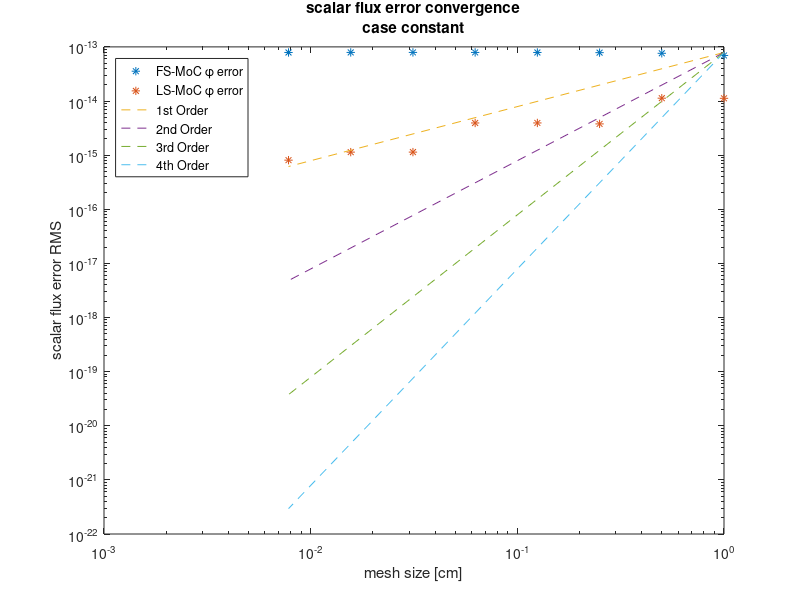
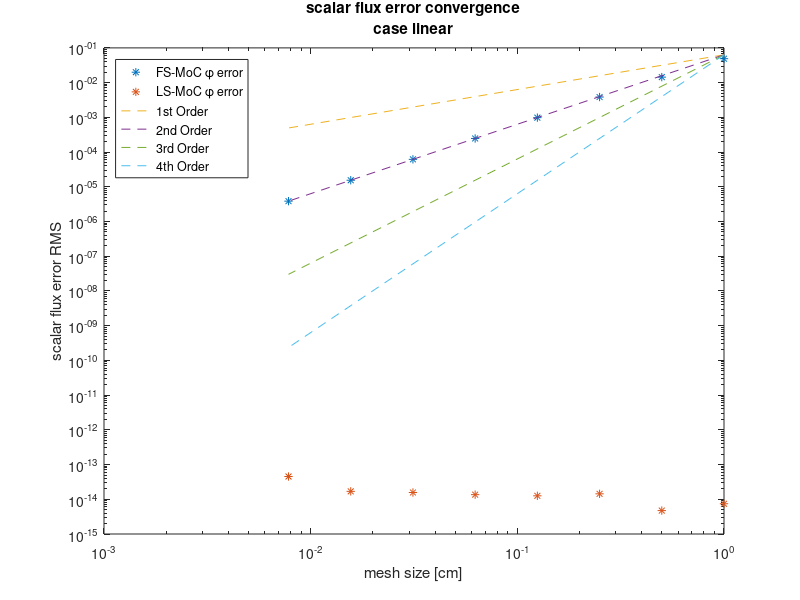
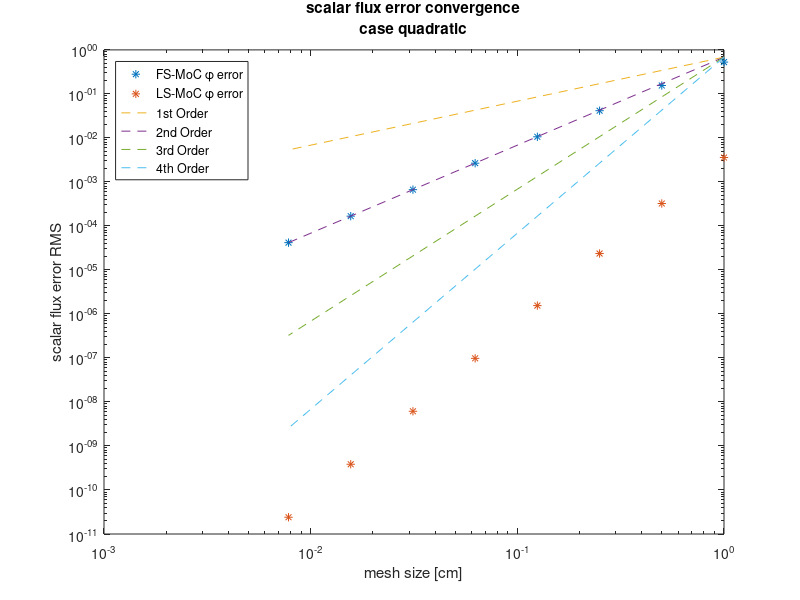
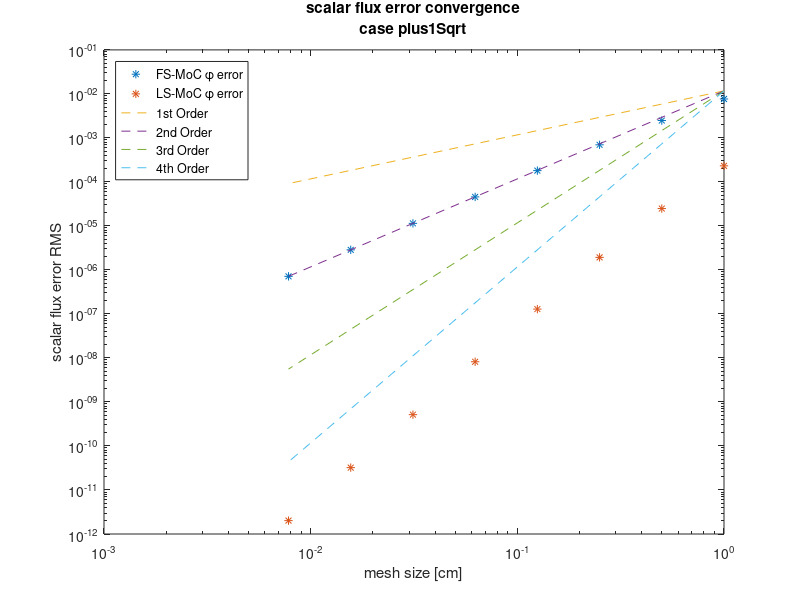

These charts were generated, in order, by the following MATLAB code:
%engin

nGrids=8;

% assumedSoln='constant';
% figureID=11;
% [error_phi0_n_FS_constant, order_phi_nMinus1_FS_constant]=converger_FS(assumedSoln,nGrids,figureID)
% [error_phi0_n_LS_constant, order_phi_nMinus1_LS_constant]=converger_LS(assumedSoln,nGrids,figureID)
% 
% assumedSoln='linear';
% figureID=12;
% [error_phi0_n_FS_linear, order_phi_nMinus1_FS_linear]=converger_FS(assumedSoln,nGrids,figureID)
% [error_phi0_n_LS_linear, order_phi_nMinus1_LS_linear]=converger_LS(assumedSoln,nGrids,figureID)
% 
% assumedSoln='quadratic';
% figureID=13;
% [error_phi0_n_FS_quadratic, order_phi_nMinus1_FS_quadratic]=converger_FS(assumedSoln,nGrids,figureID)
% [error_phi0_n_LS_quadratic, order_phi_nMinus1_LS_quadratic]=converger_LS(assumedSoln,nGrids,figureID)
% 
% assumedSoln='plus1Sqrt';
% figureID=14;
% [error_phi0_n_FS_plus1Sqrt, order_phi_nMinus1_FS_plus1Sqrt]=converger_FS(assumedSoln,nGrids,figureID)
% [error_phi0_n_LS_plus1Sqrt, order_phi_nMinus1_LS_plus1Sqrt]=converger_LS(assumedSoln,nGrids,figureID)

% reference solution
%%
% =================
% assumedSoln: constant
% refinementRatio: 2
% quad set order: 8

error_phi0_n_FS_constant =   1.0e-13 *[...
   0.694513144194782
   0.761687275872297
   0.782914840154826
   0.788965484740937
   0.790013848361801
   0.790634961693368
   0.790438718455841
   0.788621155924496
];

order_phi_nMinus1_FS_constant =[...
  -0.133196796841732
  -0.039656594641704
  -0.011106797273031
  -0.001915755561086
  -0.001133809311344
   0.000358135298305
   0.003321203522507
];

% =================
% assumedSoln: constant
% refinementRatio: 2
% quad set order: 8

error_phi0_n_LS_constant =   1.0e-13 *[...
   0.112228117813608
   0.112827285436508
   0.037772065111694
   0.039343271438244
   0.039291936301230
   0.011378431991337
   0.011370643298715
   0.008077778563184
];

order_phi_nMinus1_LS_constant =[...
  -0.007681825790841
   1.578724434669941
  -0.058797261970952
   0.001883658993058
   1.787931505097544
   0.000987882673690
   0.493283374614361
];
%%
% =================
% assumedSoln: linear
% refinementRatio: 2
% quad set order: 8

error_phi0_n_FS_linear =[...
   0.048861548575326
   0.014391604851914
   0.003842496606856
   0.000980105451355
   0.000246338131562
   0.000061668161856
   0.000015422293693
   0.000003855902141
];

order_phi_nMinus1_FS_linear =[...
   1.763472107459269
   1.905111589342248
   1.971035101020718
   1.992297014744958
   1.998042215418898
   1.999508497337394
   1.999877004407445
];

% =================
% assumedSoln: linear
% refinementRatio: 2
% quad set order: 8

error_phi0_n_LS_linear =   1.0e-13 *[...
   0.074257240236188
   0.047249088475604
   0.143580641605176
   0.125843669651456
   0.135971729298907
   0.156788099613461
   0.169156241165121
   0.452642638142466
];

order_phi_nMinus1_LS_linear =[...
   0.652245201271777
  -1.603502847163576
   0.190228603518118
  -0.111674077199480
  -0.205509338252473
  -0.109540346096509
  -1.420016082758704
];

%%
% =================
% assumedSoln: quadratic
% refinementRatio: 2
% quad set order: 8

error_phi0_n_FS_quadratic =[...
   0.528435410891271
   0.155155848101193
   0.041512603380145
   0.010600167985160
   0.002665104766903
   0.000667238453540
   0.000166870090430
   0.000041721307520
];

order_phi_nMinus1_FS_quadratic =[...
   1.768009070358906
   1.902096760011719
   1.969462282578579
   1.991822975503822
   1.997917907248369
   1.999477043810538
   1.999869114288267
];

% =================
% assumedSoln: quadratic
% refinementRatio: 2
% quad set order: 8

error_phi0_n_LS_quadratic =[...
   0.003582325361758
   0.000323354812612
   0.000023611148136
   0.000001548683201
   0.000000098048979
   0.000000006148216
   0.000000000384590
   0.000000000024048
];

order_phi_nMinus1_LS_quadratic =[...
   3.469706387034262
   3.775577980598491
   3.930354235224089
   3.981395632358030
   3.995262776263439
   3.998775409529993
   3.999325923258120
];

%%
% =================
% assumedSoln: plus1Sqrt
% refinementRatio: 2
% quad set order: 8

error_phi0_n_FS_plus1Sqrt =[...
   0.007661883418932
   0.002481560333717
   0.000696777858899
   0.000180787262340
   0.000045651918675
   0.000011442186213
   0.000002862384315
   0.000000715711168
];

order_phi_nMinus1_FS_plus1Sqrt =[...
   1.626451543246898
   1.832476844935340
   1.946405747076788
   1.985545633219298
   1.996312767118894
   1.999073436593434
   1.999767989571842
];

% =================
% assumedSoln: plus1Sqrt
% refinementRatio: 2
% quad set order: 8

error_phi0_n_LS_plus1Sqrt =   1.0e-03 *[...
   0.231940208089442
   0.024814379617639
   0.001929854481586
   0.000128936200543
   0.000008202699478
   0.000000514984548
   0.000000032222751
   0.000000002014445
];

order_phi_nMinus1_LS_plus1Sqrt =[...
   3.224504649159258
   3.684612414400402
   3.903762785470991
   3.974414792659945
   3.993497723792533
   3.998377548780968
   3.999625595867425
   ];
 
refinementRatio=2;
Tau=10;
for iGrid=1:nGrids
  J=5*refinementRatio^iGrid;
  gridMeshSize_n(iGrid)=Tau/J;
end

nSoln=4;
close all;
for iSoln=1:nSoln
  switch(iSoln)
    case 1 % constant
      soln='constant';
      error_phi0_n_FS=error_phi0_n_FS_constant;
      order_phi_nMinus1_LS=order_phi_nMinus1_FS_constant;
      error_phi0_n_LS=error_phi0_n_LS_constant;
    case 2 % linear
      soln='linear';
      error_phi0_n_FS=error_phi0_n_FS_linear;
      order_phi_nMinus1_LS=order_phi_nMinus1_FS_linear;
      error_phi0_n_LS=error_phi0_n_LS_linear;
    case 3 % quadratic
      soln='quadratic';
      error_phi0_n_FS=error_phi0_n_FS_quadratic;
      order_phi_nMinus1_LS=order_phi_nMinus1_FS_quadratic;
      error_phi0_n_LS=error_phi0_n_LS_quadratic;
    case 4 % plus1Sqrt
      soln='plus1Sqrt';
      error_phi0_n_FS=error_phi0_n_FS_plus1Sqrt;
      order_phi_nMinus1_LS=order_phi_nMinus1_FS_plus1Sqrt;
      error_phi0_n_LS=error_phi0_n_LS_plus1Sqrt;
  end
    
  orderPlotGrid=[gridMeshSize_n(1) gridMeshSize_n(end)];

  scalarFluxErrorRMS_plot_handle=figure(iSoln);
  
  loglog(gridMeshSize_n,error_phi0_n_FS,'*');
  hold on;
  loglog(gridMeshSize_n,error_phi0_n_LS,'*');
  title({'scalar flux error convergence',['case ' soln]});
  xlabel('mesh size [cm]');
  ylabel('scalar flux error RMS');
  
  orderGuess=round(order_phi_nMinus1_LS(end));
  errorStt=error_phi0_n_FS(end)*refinementRatio^(orderGuess*(nGrids-1));
  firstOrder=[errorStt errorStt/refinementRatio^(nGrids-1)];
  secondOrder=[errorStt errorStt/refinementRatio^(2*(nGrids-1))];
  thirdOrder=[errorStt errorStt/refinementRatio^(3*(nGrids-1))];
  fourthOrder=[errorStt errorStt/refinementRatio^(4*(nGrids-1))];
  loglog(orderPlotGrid,firstOrder,'--');
  loglog(orderPlotGrid,secondOrder,'--');
  loglog(orderPlotGrid,thirdOrder,'--');
  loglog(orderPlotGrid,fourthOrder,'--');
  legend('FS-MoC \phi error','LS-MoC \phi error','1st Order','2nd Order',...
    '3rd Order','4th Order','location','northwest');
  savefig([soln '(1)']);
  hold off;
  
end
